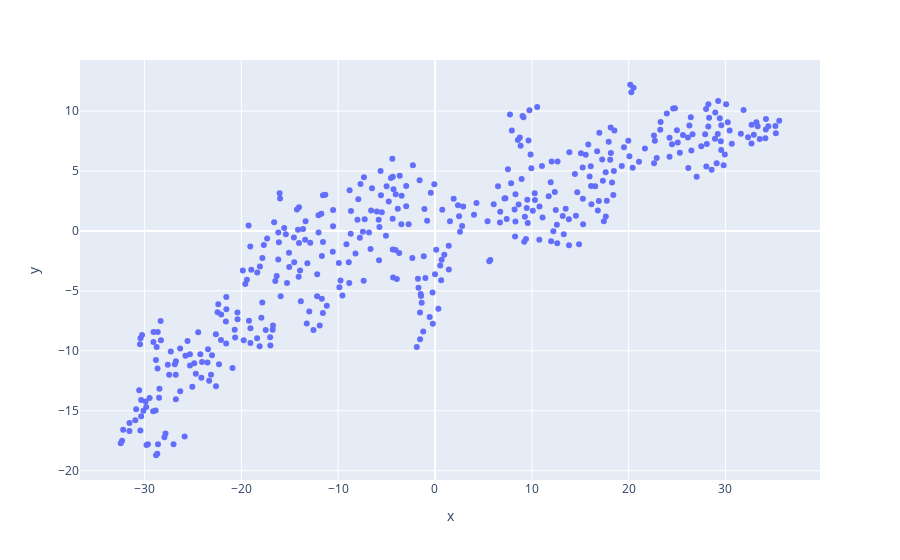

Notebook code for this chart:
### Code cell
vector_x = [v[0] for  v in vector_enbedded]
vector_y = [v[1] for  v in vector_enbedded]

fig = px.scatter(x=vector_x, y=vector_y)
fig.show()

### Figure 1 — Plotly figure (JSON) as saved in the notebook; plotly's stock layout.template omitted (floating-point values rounded to 4 significant figures; data arrays with more than 128 entries replaced by an {"elided": "..."} marker saying what was removed)
{"data": [{"hovertemplate": "x=%{x}<br>y=%{y}<extra></extra>", "legendgroup": "", "marker": {"color": "#636efa", "symbol": "circle"}, "mode": "markers", "name": "", "orientation": "v", "showlegend": false, "type": "scatter", "x": {"elided": "407 float values"}, "xaxis": "x", "y": {"elided": "407 float values"}, "yaxis": "y"}], "layout": {"legend": {"tracegroupgap": 0}, "margin": {"t": 60}, "xaxis": {"anchor": "y", "domain": [0, 1], "title": {"text": "x"}}, "yaxis": {"anchor": "x", "domain": [0, 1], "title": {"text": "y"}}}}
